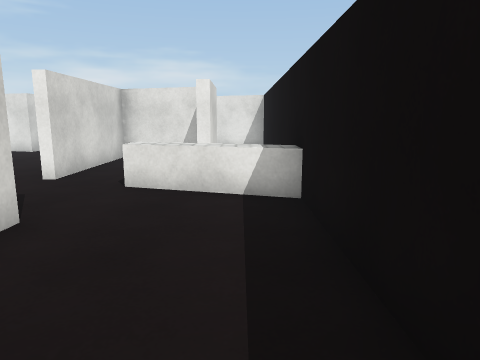
View 1 (above)

17 first-person views from a walk through a scene from a Unity 3-D project. The camera is 1.3 m above the floor, tilts 10° down and sees 70° across. The floor is counted in squares, 1 m on a side. Each view is taken from the middle of a square. On the plan, view 1 faces up. The plan holds only what a view shows up to about 15 squares ahead; the rest is blank. The place goes on beyond the plan. The player character is not drawn. Some surface patterns are stand-ins.

View 2
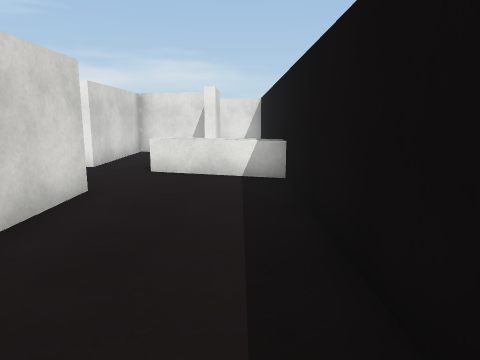

View 3
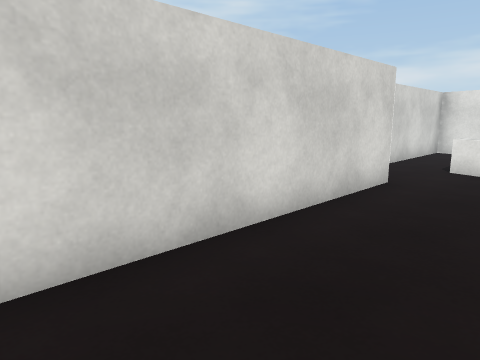

View 4
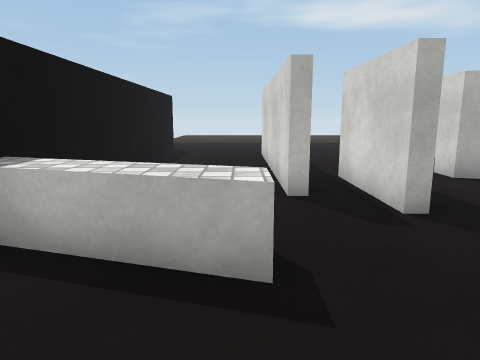

View 5
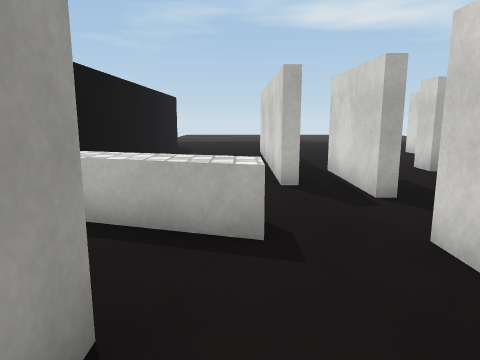

View 6
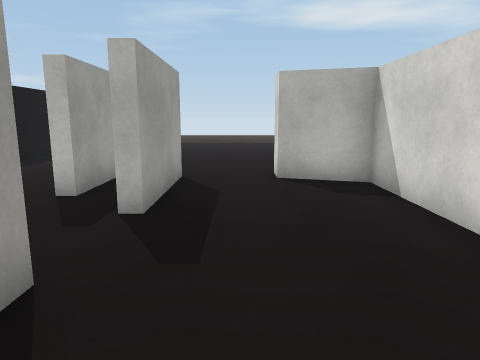

View 7
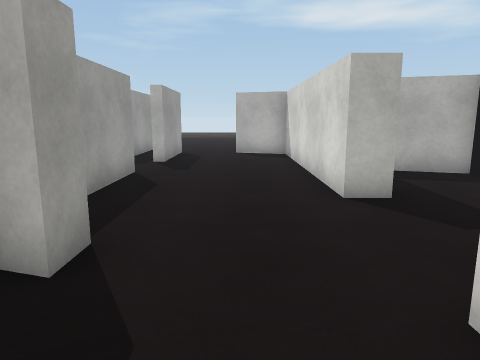

View 8
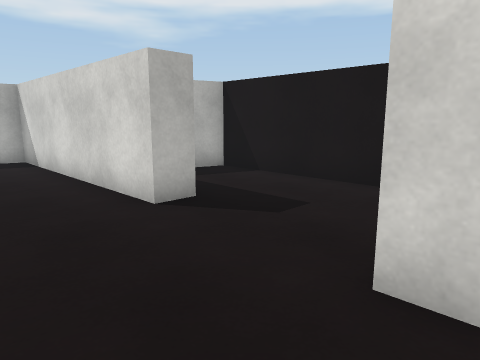

View 9
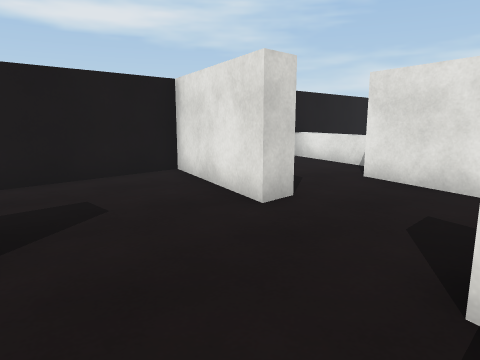

View 10
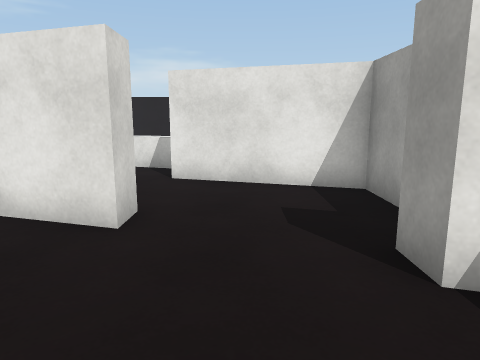

View 11
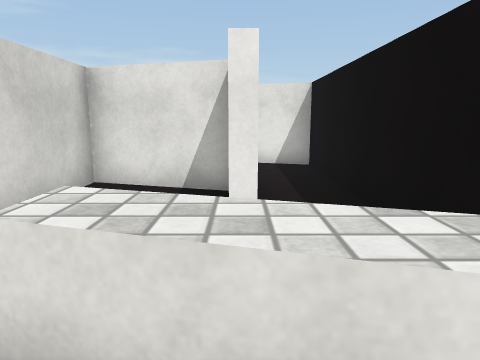

View 12
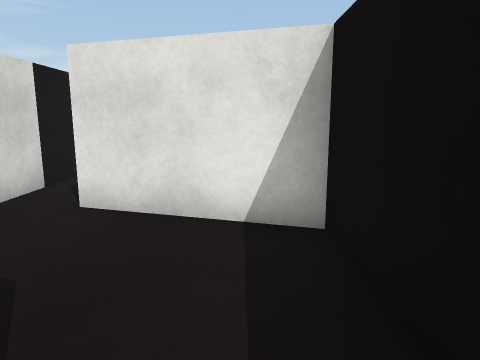

View 13
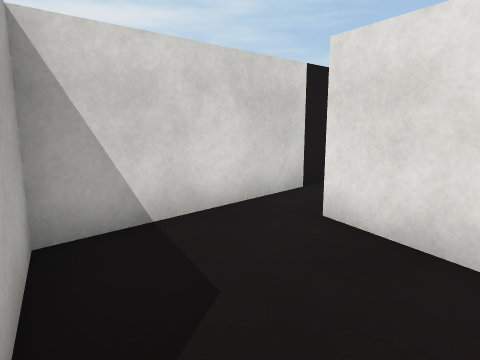

View 14
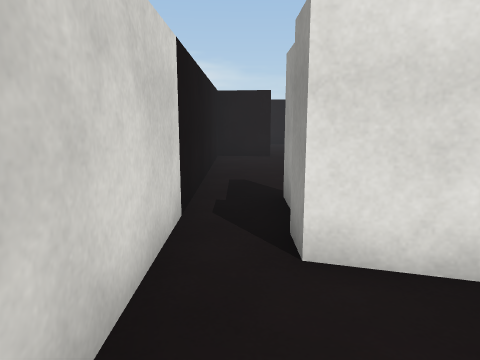

View 15
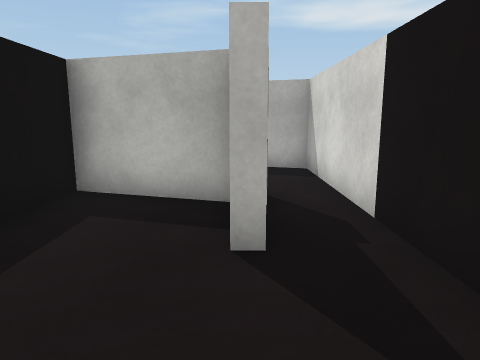

View 16
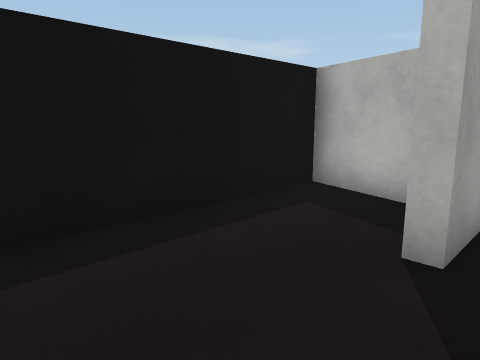

View 17
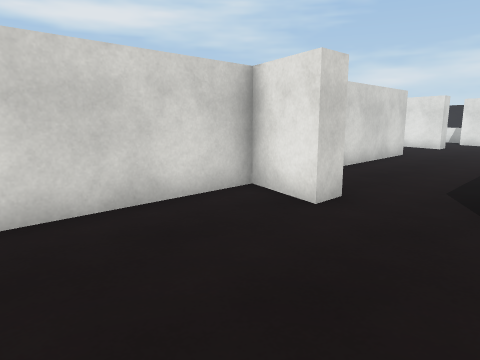

### Floor plan
Points are (right, up) in squares from view 1. A wall is a line through its corners. A room is listed if a view was taken in it or the views show most of it. See-through windows are left out.
Room 1 (views 1, 2, 3, 4, 5, 11)
walls: (-3.2, 2.6) (-3.2, 4.2) (-2.8, 4.2) (-2.8, -3.1); (-4.6, 5.4) (-4.3, 5.4) (-4.3, 2); (-0.8, 9.2) (-1.1, 9.2) (-1.1, 10); (-1.2, 11.2) (-4.1, 12.1) (-4.1, 7.4); (1, -3.5) (1, 9.5)
low walls: (1.1, 5.6) (-2.3, 6.6); (-2.3, 7.5) (0.5, 6.6)
ways out: opening at (-4.5, 6.5) to room 2; opening at (0, 10) to room 3; opening at (-4, 3.5) to room 5; gap at (-3, -3) to room 5
Room 2 (views 6, 7, 8, 9, 10)
walls: (-9.6, 10.4) (-8.7, 10.4) (-8.7, 2.9) (-6.9, 2.3) (-6.9, 1.5); (-5.4, 12.5) (-5.4, 13.3) (-4.9, 13.2); (-4.4, 7.4) (-4.4, 10.2); (-8.5, 14.9) (-8.5, 14) (-12.6, 15.3) (-12.6, 7.7) (-10.9, 7.2); (-4.6, 14.9) (-4.6, 16.4) (-7.2, 17.2); (-4.6, 2) (-4.6, 5.4)
ways out: opening at (-4.5, 6.5) to room 1; opening at (-6, 2) to room 5; opening at (-8, 15.5)
Room 3 (views 12, 13, 14)
walls: (-0.8, 11.9) (-0.8, 9.2); (-3.8, 15.5) (-3.8, 12.8) (-1.8, 12.2); (1, 9.5) (1, 15) (-2.3, 16)
ways out: opening at (0, 10) to room 1; opening at (-3, 16) to room 4
Room 4 (views 15, 16)
walls: (-3.8, 22.5) (-3.8, 15.5); (-1.9, 16.7) (1, 15.8) (1, 21.4); (-2.3, 16) (-2.3, 18.7) (-1.9, 18.7)
ways out: opening at (-3, 16) to room 3
Room 5 (view 17)
walls: (-6.9, 1.5) (-8.7, 2.1) (-8.7, -3); (-3.2, 0.9) (-3.2, 2.6)
ways out: opening at (-4, 3.5) to room 1; gap at (-3, -3) to room 1; opening at (-6, 2) to room 2; gap at (-9, -3)

Positions as (right, up) in squares from view 1, and headings:
1: (0, 0), facing up
2: (0, -2), facing up
3: (0, -3), facing up-left
4: (-2, 10), facing down
5: (-2, 11), facing down
6: (-6, 10), facing down
7: (-7, 16), facing down
8: (-6, 15), facing down-left
9: (-5, 10), facing up-left
10: (-7, 10), facing up
11: (-1, 5), facing up
12: (0, 11), facing up
13: (0, 12), facing up-left
14: (-3, 13), facing up
15: (-2, 22), facing down
16: (-3, 22), facing down-right
17: (-4, -3), facing up-left
